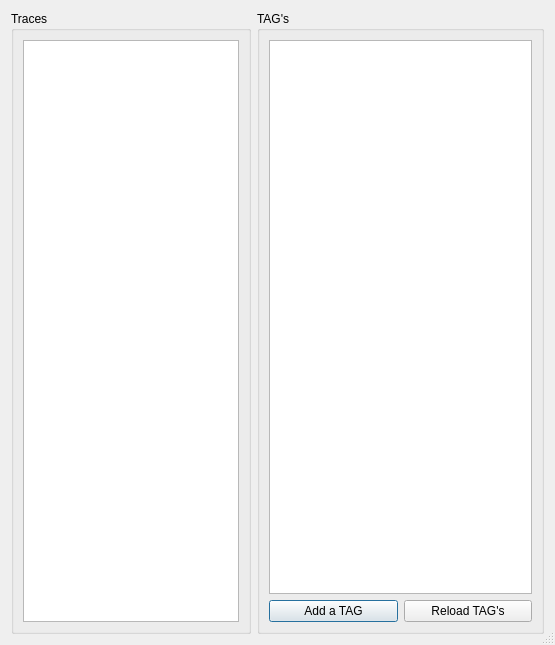
<?xml version="1.0" encoding="UTF-8"?>
<ui version="4.0">
 <class>Dialog</class>
 <widget class="QDialog" name="Dialog">
  <property name="windowModality">
   <enum>Qt::NonModal</enum>
  </property>
  <property name="geometry">
   <rect>
    <x>0</x>
    <y>0</y>
    <width>555</width>
    <height>645</height>
   </rect>
  </property>
  <property name="cursor">
   <cursorShape>ArrowCursor</cursorShape>
  </property>
  <property name="windowTitle">
   <string>RID: Trace Value Editor</string>
  </property>
  <property name="sizeGripEnabled">
   <bool>true</bool>
  </property>
  <property name="modal">
   <bool>false</bool>
  </property>
  <layout class="QHBoxLayout" name="dialogLayout">
   <item>
    <widget class="QGroupBox" name="tracesBox">
     <property name="maximumSize">
      <size>
       <width>240</width>
       <height>16777215</height>
      </size>
     </property>
     <property name="title">
      <string>Traces</string>
     </property>
     <layout class="QVBoxLayout" name="tracesBoxLayout">
      <item>
       <widget class="TraceTableView" name="tracesTable">
        <property name="cursor" stdset="0">
         <cursorShape>CrossCursor</cursorShape>
        </property>
        <property name="dragDropMode">
         <enum>QAbstractItemView::NoDragDrop</enum>
        </property>
        <property name="defaultDropAction">
         <enum>Qt::IgnoreAction</enum>
        </property>
        <property name="alternatingRowColors">
         <bool>true</bool>
        </property>
        <property name="selectionMode">
         <enum>QAbstractItemView::SingleSelection</enum>
        </property>
       </widget>
      </item>
     </layout>
    </widget>
   </item>
   <item>
    <widget class="QGroupBox" name="tagsBox">
     <property name="title">
      <string>TAG's</string>
     </property>
     <layout class="QVBoxLayout" name="tagsBoxLayout">
      <item>
       <widget class="QListView" name="tagsList">
        <property name="tabKeyNavigation">
         <bool>true</bool>
        </property>
        <property name="dragDropMode">
         <enum>QAbstractItemView::DragOnly</enum>
        </property>
        <property name="defaultDropAction">
         <enum>Qt::IgnoreAction</enum>
        </property>
       </widget>
      </item>
      <item>
       <layout class="QHBoxLayout" name="tagButtonLayout">
        <item>
         <widget class="QPushButton" name="addTags">
          <property name="text">
           <string>Add a TAG</string>
          </property>
         </widget>
        </item>
        <item>
         <widget class="QPushButton" name="reloadTags">
          <property name="text">
           <string>Reload TAG's</string>
          </property>
         </widget>
        </item>
       </layout>
      </item>
     </layout>
    </widget>
   </item>
  </layout>
 </widget>
 <customwidgets>
  <customwidget>
   <class>TraceTableView</class>
   <extends>QTableView</extends>
   <header>RIDTraceUtilityValueDialogExtra</header>
  </customwidget>
 </customwidgets>
 <resources/>
 <connections>
  <connection>
   <sender>addTags</sender>
   <signal>clicked()</signal>
   <receiver>Dialog</receiver>
   <slot>addTAG()</slot>
   <hints>
    <hint type="sourcelabel">
     <x>575</x>
     <y>857</y>
    </hint>
    <hint type="destinationlabel">
     <x>452</x>
     <y>889</y>
    </hint>
   </hints>
  </connection>
  <connection>
   <sender>reloadTags</sender>
   <signal>clicked()</signal>
   <receiver>Dialog</receiver>
   <slot>reloadTAGS()</slot>
   <hints>
    <hint type="sourcelabel">
     <x>972</x>
     <y>859</y>
    </hint>
    <hint type="destinationlabel">
     <x>908</x>
     <y>888</y>
    </hint>
   </hints>
  </connection>
 </connections>
 <slots>
  <slot>addTAG()</slot>
  <slot>reloadTAGS()</slot>
 </slots>
</ui>
